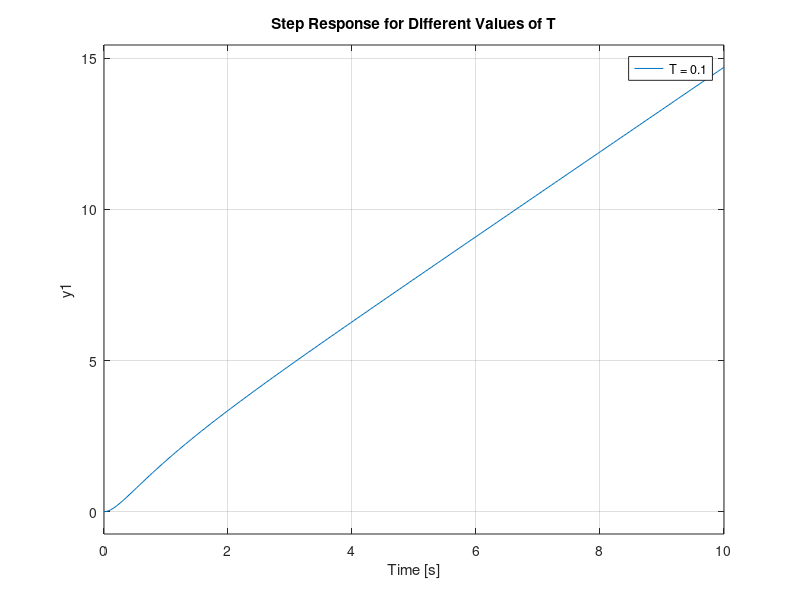
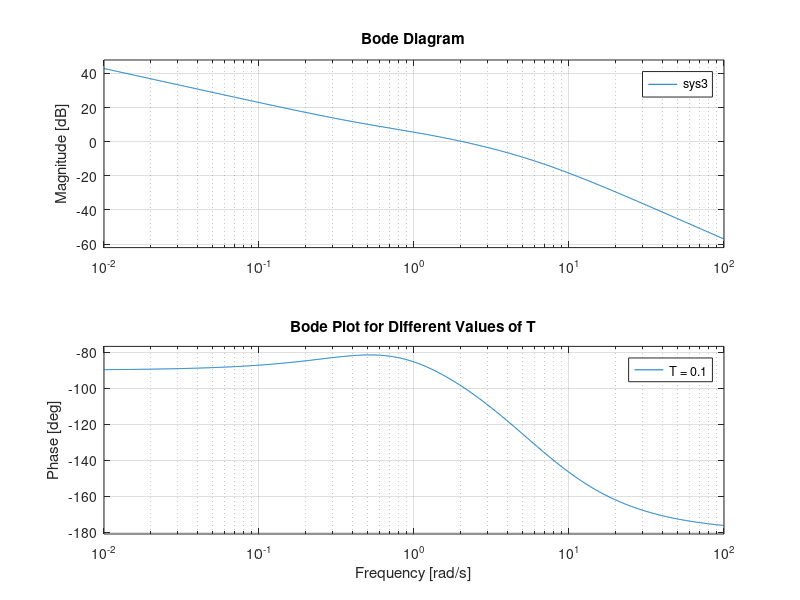

The MATLAB source for these figures, in order:
s=tf('s');
sys1 = 1/(s*(s+1));%initial bode plot of the system
%bode(sys1)

lead = (6/0.6)*((s/0.6+1)/(s/6+1));%The calculated lead response that needs to be added
sys2 = sys1*lead;%The response of the system with the lead response added
%bode(sys2,sys1)%Plot comparing system 1 and 2
%legend('sys2', 'sys1');

sys3 = sys2*0.14;%Added a constant k that hopefully makes the system meet every criteria
%bode(sys1,sys2,sys3)%plot compairing the 3 systems found so far
%legend('sys1','sys2', 'sys3');

T = [0.1 0.05 0.025];
figure;
hold on; % To overlay all step response plots on the same figure

for i = 1:length(T)
    % Define the transfer function for the current T value
    Sample = 1/(s + 2/T(i));
    
    % Combine with sys3 if needed, otherwise use Sample directly
    sys4 = sys3 * Sample; 
    
    % Plot the step response
    step(sys4,10);
end
step(sys3,10)
% Add labels and title
title('Step Response for Different Values of T');
legend('T = 0.1', 'T = 0.05', 'T = 0.025','T=0');
hold off;

figure;
hold on; % To overlay all plots on the same figure

for i = 1:length(T)
    % Define the transfer function for the current T value
    Sample = 1/(s + 2/T(i));
    
    % Combine with sys3 if needed, otherwise plot Sample directly
    sys4 = sys3 * Sample;
    
    % Plot the Bode plot
    bode(sys4);
end
bode(sys3)
% Add labels and title
title('Bode Plot for Different Values of T');
legend('T = 0.1', 'T = 0.05', 'T = 0.025','T=0');
hold off;
%{
sys5 = (1/27000)*sys4;%Calculated constant to match the Kv criteria
bode(sys1,sys2,sys3,sys4,sys5);%Final plot comparing the systems and checking if 
%the lead/lag system meets the criteria
legend('sys1','sys2','sys3','sys4','sys5');
ClosedLoop = sys5/(1+sys5);%Closed loop transfer function with perfect sensor
step(ClosedLoop);%step response
step(ClosedLoop/s,14)  %ramp response
%}